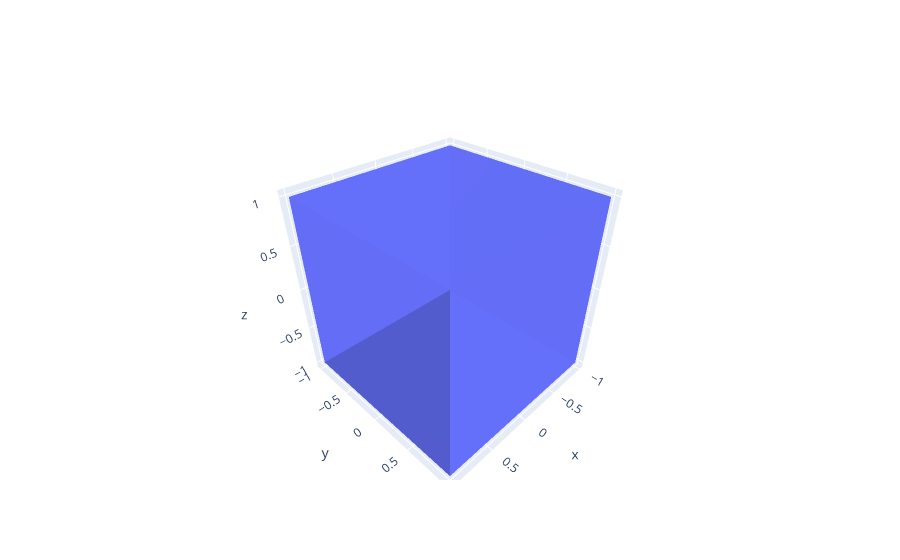

This figure's notebook cell:
### Code cell
# create plot using plotly
import plotly.graph_objects as go
from stl import mesh  # numpy-stl
import numpy as np

data = mesh.Mesh.from_file(r'C:\Users\connor\PycharmProjects\3d_printing\test.stl')

points = data.vectors.reshape(-1,3)  # reshape Nx3x3 to N*3x3 to convert polygons to points
faces_index = np.arange(len(points))  # get indexes of points

fig = go.Figure(data=[
    go.Mesh3d(
        x = points[:,0],  # pass first column of points array
        y = points[:,1],  # .. second column
        z = points[:,2],  # .. third column
        # i, j and k give the vertices of triangles
        i = faces_index[0::3],  # indexes of the points. k::3 means pass every third element 
        j = faces_index[1::3],  # starting from k element
        k = faces_index[2::3],  # for example 2::3 in arange would be 2,5,8,...
        opacity = .9
    )
])

fig.show()

### Figure 1 — Plotly figure (JSON) as saved in the notebook; plotly's stock layout.template omitted (floating-point values rounded to 4 significant figures)
{"data": [{"i": [0, 3, 6, 9, 12, 15, 18, 21, 24, 27, 30, 33], "j": [1, 4, 7, 10, 13, 16, 19, 22, 25, 28, 31, 34], "k": [2, 5, 8, 11, 14, 17, 20, 23, 26, 29, 32, 35], "opacity": 0.9, "x": [-1.0, -1.0, 1.0, 1.0, -1.0, 1.0, -1.0, -1.0, -1.0, -1.0, -1.0, -1.0, -1.0, 1.0, 1.0, -1.0, 1.0, -1.0, 1.0, 1.0, 1.0, 1.0, 1.0, 1.0, 1.0, -1.0, 1.0, -1.0, -1.0, 1.0, -1.0, 1.0, 1.0, -1.0, 1.0, -1.0], "y": [-1.0, 1.0, -1.0, -1.0, 1.0, 1.0, -1.0, -1.0, 1.0, -1.0, 1.0, 1.0, -1.0, -1.0, 1.0, -1.0, 1.0, 1.0, -1.0, -1.0, 1.0, -1.0, 1.0, 1.0, 1.0, 1.0, 1.0, 1.0, 1.0, 1.0, -1.0, -1.0, -1.0, -1.0, -1.0, -1.0], "z": [-1.0, -1.0, -1.0, -1.0, -1.0, -1.0, -1.0, 1.0, 1.0, -1.0, 1.0, -1.0, 1.0, 1.0, 1.0, 1.0, 1.0, 1.0, 1.0, -1.0, -1.0, 1.0, -1.0, 1.0, -1.0, -1.0, 1.0, -1.0, 1.0, 1.0, -1.0, -1.0, 1.0, -1.0, 1.0, 1.0], "type": "mesh3d"}], "layout": {}}
